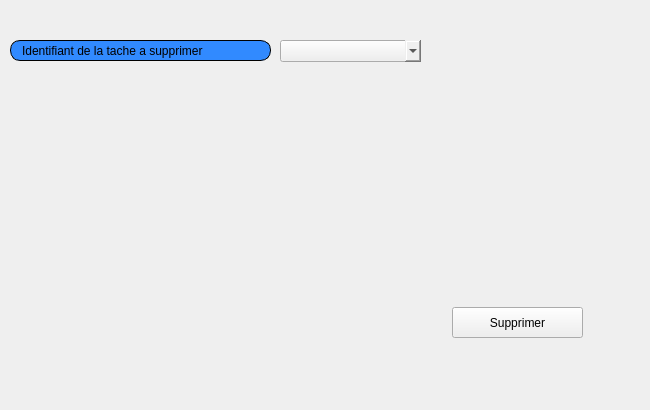
     <widget class="QWidget" name="tab_7">
      <attribute name="title">
       <string>Supprimer</string>
      </attribute>
      <widget class="QComboBox" name="comboBox_supprimer_tache">
       <property name="geometry">
        <rect>
         <x>280</x>
         <y>40</y>
         <width>161</width>
         <height>22</height>
        </rect>
       </property>
       <property name="styleSheet">
        <string notr="true">QComboBox {
    margin-right: 20px;
}
QComboBox::drop-down {
    subcontrol-origin: margin;
}</string>
       </property>
      </widget>
      <widget class="QLabel" name="label_32">
       <property name="geometry">
        <rect>
         <x>10</x>
         <y>40</y>
         <width>261</width>
         <height>21</height>
        </rect>
       </property>
       <property name="styleSheet">
        <string notr="true">border: 1px solid black;
border-radius: 10px;
padding: 0 8px;
background: #318aff;
font: bold, &quot;Arial&quot;;;
text-align:center;
</string>
       </property>
       <property name="text">
        <string>Identifiant de la tache a supprimer</string>
       </property>
      </widget>
      <widget class="QPushButton" name="supprimer_tache">
       <property name="geometry">
        <rect>
         <x>452</x>
         <y>307</y>
         <width>131</width>
         <height>31</height>
        </rect>
       </property>
       <property name="styleSheet">
        <string notr="true">#supprimer_tache{
font: bold, &quot;Arial&quot;;;     background-color: qlineargradient(x1: 0, y1: 0, x2: 0, y2: 1,
                                       stop: 0 #dadbde, stop: 1 #f6f7fa);
}
#supprimer_tache:pressed {
font: bold, &quot;Arial&quot;;;     background-color: qlineargradient(x1: 0, y1: 0, x2: 0, y2: 1,
                                       stop: 0 #dadbde, stop: 1 #fff07b);


}</string>
       </property>
       <property name="text">
        <string>Supprimer</string>
       </property>
       <property name="icon">
        <iconset resource="ressources.qrc">
         <normaloff>:/images/img/PP.png</normaloff>:/images/img/PP.png</iconset>
       </property>
      </widget>
      <widget class="QLabel" name="label_51">
       <property name="geometry">
        <rect>
         <x>-20</x>
         <y>0</y>
         <width>641</width>
         <height>401</height>
        </rect>
       </property>
       <property name="text">
        <string/>
       </property>
       <property name="pixmap">
        <pixmap resource="ressources.qrc">:/images/img/imf.jpg</pixmap>
       </property>
       <property name="scaledContents">
        <bool>true</bool>
       </property>
      </widget>
      <zorder>label_51</zorder>
      <zorder>comboBox_supprimer_tache</zorder>
      <zorder>label_32</zorder>
      <zorder>supprimer_tache</zorder>
     </widget>
